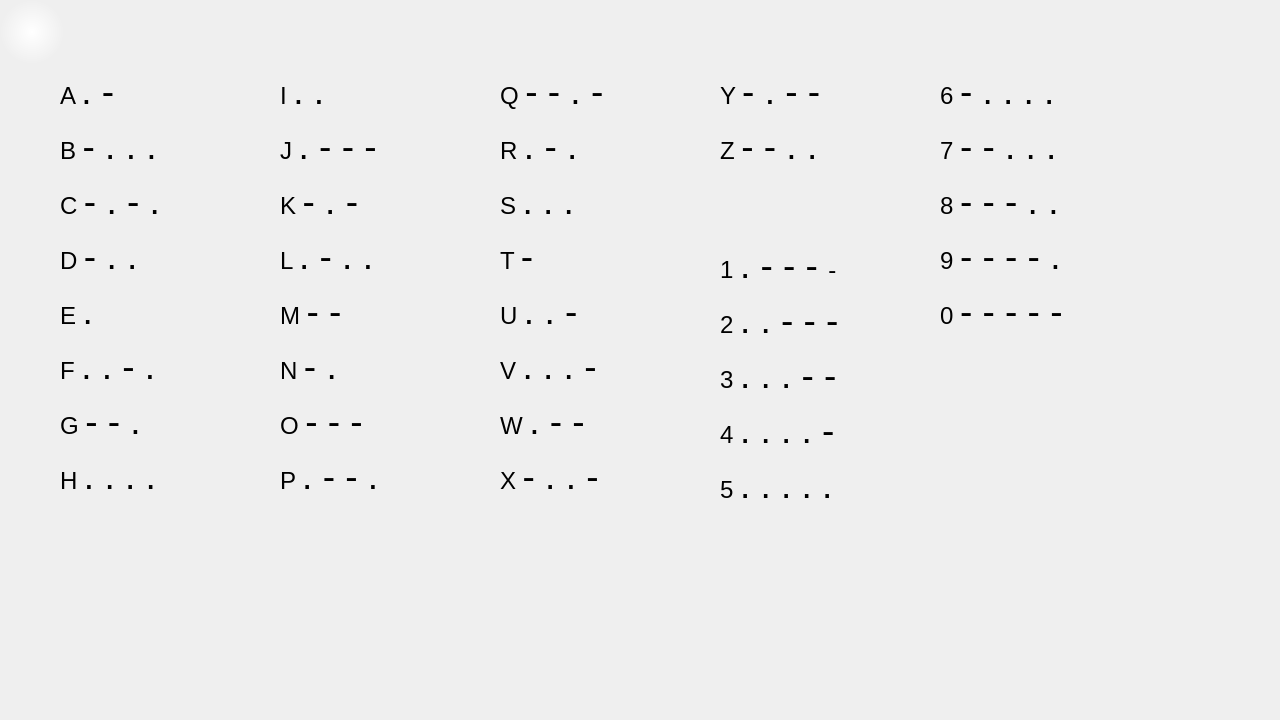
<?xml version="1.0" encoding="UTF-8"?>
<ui version="4.0">
 <class>referencewindow</class>
 <widget class="QWidget" name="referencewindow">
  <property name="geometry">
   <rect>
    <x>0</x>
    <y>0</y>
    <width>1280</width>
    <height>720</height>
   </rect>
  </property>
  <property name="windowTitle">
   <string>Form</string>
  </property>
  <widget class="QPushButton" name="backButton">
   <property name="geometry">
    <rect>
     <x>0</x>
     <y>0</y>
     <width>64</width>
     <height>64</height>
    </rect>
   </property>
   <property name="cursor">
    <cursorShape>PointingHandCursor</cursorShape>
   </property>
   <property name="styleSheet">
    <string notr="true">border: none;
background-color: transparent;
background: qradialgradient(spread:pad, cx:0.5, cy:0.5, radius:0.5, fx:0.5, fy:0.5, stop:0 rgba(255, 255, 255, 255), stop:1 rgba(255, 255, 255, 0));</string>
   </property>
   <property name="text">
    <string/>
   </property>
  </widget>
  <widget class="QLabel" name="alphabetList">
   <property name="geometry">
    <rect>
     <x>60</x>
     <y>70</y>
     <width>141</width>
     <height>621</height>
    </rect>
   </property>
   <property name="font">
    <font>
     <pointsize>15</pointsize>
    </font>
   </property>
   <property name="styleSheet">
    <string notr="true">color: black;</string>
   </property>
   <property name="lineWidth">
    <number>0</number>
   </property>
   <property name="text">
    <string>&lt;html&gt;&lt;head/&gt;&lt;body&gt;&lt;p&gt;&lt;span style=&quot; font-size:18pt;&quot;&gt;A &lt;/span&gt;&lt;span style=&quot; font-size:28pt;&quot;&gt;. -&lt;/span&gt;&lt;/p&gt;&lt;p&gt;&lt;span style=&quot; font-size:18pt;&quot;&gt;B &lt;/span&gt;&lt;span style=&quot; font-size:28pt;&quot;&gt;- . . .&lt;/span&gt;&lt;/p&gt;&lt;p&gt;&lt;span style=&quot; font-size:18pt;&quot;&gt;C &lt;/span&gt;&lt;span style=&quot; font-size:28pt;&quot;&gt;- . - .&lt;/span&gt;&lt;/p&gt;&lt;p&gt;&lt;span style=&quot; font-size:18pt;&quot;&gt;D &lt;/span&gt;&lt;span style=&quot; font-size:28pt;&quot;&gt;- . .&lt;/span&gt;&lt;/p&gt;&lt;p&gt;&lt;span style=&quot; font-size:18pt;&quot;&gt;E &lt;/span&gt;&lt;span style=&quot; font-size:28pt;&quot;&gt;.&lt;/span&gt;&lt;/p&gt;&lt;p&gt;&lt;span style=&quot; font-size:18pt;&quot;&gt;F &lt;/span&gt;&lt;span style=&quot; font-size:28pt;&quot;&gt;. . - .&lt;/span&gt;&lt;/p&gt;&lt;p&gt;&lt;span style=&quot; font-size:18pt;&quot;&gt;G &lt;/span&gt;&lt;span style=&quot; font-size:28pt;&quot;&gt;- - .&lt;/span&gt;&lt;/p&gt;&lt;p&gt;&lt;span style=&quot; font-size:18pt;&quot;&gt;H &lt;/span&gt;&lt;span style=&quot; font-size:28pt;&quot;&gt;. . . .&lt;/span&gt;&lt;/p&gt;&lt;/body&gt;&lt;/html&gt;</string>
   </property>
   <property name="alignment">
    <set>Qt::AlignmentFlag::AlignLeading|Qt::AlignmentFlag::AlignLeft|Qt::AlignmentFlag::AlignTop</set>
   </property>
  </widget>
  <widget class="QLabel" name="alphabetList2">
   <property name="geometry">
    <rect>
     <x>280</x>
     <y>70</y>
     <width>141</width>
     <height>621</height>
    </rect>
   </property>
   <property name="font">
    <font>
     <pointsize>15</pointsize>
    </font>
   </property>
   <property name="styleSheet">
    <string notr="true">color: black;</string>
   </property>
   <property name="lineWidth">
    <number>0</number>
   </property>
   <property name="text">
    <string>&lt;html&gt;&lt;head/&gt;&lt;body&gt;&lt;p&gt;&lt;span style=&quot; font-size:18pt;&quot;&gt;I &lt;/span&gt;&lt;span style=&quot; font-size:28pt;&quot;&gt;. .&lt;/span&gt;&lt;/p&gt;&lt;p&gt;&lt;span style=&quot; font-size:18pt;&quot;&gt;J &lt;/span&gt;&lt;span style=&quot; font-size:28pt;&quot;&gt;. - - -&lt;/span&gt;&lt;/p&gt;&lt;p&gt;&lt;span style=&quot; font-size:18pt;&quot;&gt;K &lt;/span&gt;&lt;span style=&quot; font-size:28pt;&quot;&gt;- . -&lt;/span&gt;&lt;/p&gt;&lt;p&gt;&lt;span style=&quot; font-size:18pt;&quot;&gt;L &lt;/span&gt;&lt;span style=&quot; font-size:28pt;&quot;&gt;. - . .&lt;/span&gt;&lt;/p&gt;&lt;p&gt;&lt;span style=&quot; font-size:18pt;&quot;&gt;M &lt;/span&gt;&lt;span style=&quot; font-size:28pt;&quot;&gt;- -&lt;/span&gt;&lt;/p&gt;&lt;p&gt;&lt;span style=&quot; font-size:18pt;&quot;&gt;N &lt;/span&gt;&lt;span style=&quot; font-size:28pt;&quot;&gt;- .&lt;/span&gt;&lt;/p&gt;&lt;p&gt;&lt;span style=&quot; font-size:18pt;&quot;&gt;O &lt;/span&gt;&lt;span style=&quot; font-size:28pt;&quot;&gt;- - -&lt;/span&gt;&lt;/p&gt;&lt;p&gt;&lt;span style=&quot; font-size:18pt;&quot;&gt;P &lt;/span&gt;&lt;span style=&quot; font-size:28pt;&quot;&gt;. - - .&lt;/span&gt;&lt;/p&gt;&lt;/body&gt;&lt;/html&gt;</string>
   </property>
   <property name="alignment">
    <set>Qt::AlignmentFlag::AlignLeading|Qt::AlignmentFlag::AlignLeft|Qt::AlignmentFlag::AlignTop</set>
   </property>
  </widget>
  <widget class="QLabel" name="alphabetList3">
   <property name="geometry">
    <rect>
     <x>500</x>
     <y>70</y>
     <width>141</width>
     <height>621</height>
    </rect>
   </property>
   <property name="font">
    <font>
     <pointsize>15</pointsize>
    </font>
   </property>
   <property name="styleSheet">
    <string notr="true">color: black;</string>
   </property>
   <property name="lineWidth">
    <number>0</number>
   </property>
   <property name="text">
    <string>&lt;html&gt;&lt;head/&gt;&lt;body&gt;&lt;p&gt;&lt;span style=&quot; font-size:18pt;&quot;&gt;Q &lt;/span&gt;&lt;span style=&quot; font-size:28pt;&quot;&gt;- - . -&lt;/span&gt;&lt;/p&gt;&lt;p&gt;&lt;span style=&quot; font-size:18pt;&quot;&gt;R &lt;/span&gt;&lt;span style=&quot; font-size:28pt;&quot;&gt;. - .&lt;/span&gt;&lt;/p&gt;&lt;p&gt;&lt;span style=&quot; font-size:18pt;&quot;&gt;S &lt;/span&gt;&lt;span style=&quot; font-size:28pt;&quot;&gt;. . .&lt;/span&gt;&lt;/p&gt;&lt;p&gt;&lt;span style=&quot; font-size:18pt;&quot;&gt;T &lt;/span&gt;&lt;span style=&quot; font-size:28pt;&quot;&gt;-&lt;/span&gt;&lt;/p&gt;&lt;p&gt;&lt;span style=&quot; font-size:18pt;&quot;&gt;U &lt;/span&gt;&lt;span style=&quot; font-size:28pt;&quot;&gt;. . -&lt;/span&gt;&lt;/p&gt;&lt;p&gt;&lt;span style=&quot; font-size:18pt;&quot;&gt;V &lt;/span&gt;&lt;span style=&quot; font-size:28pt;&quot;&gt;. . . -&lt;/span&gt;&lt;/p&gt;&lt;p&gt;&lt;span style=&quot; font-size:18pt;&quot;&gt;W &lt;/span&gt;&lt;span style=&quot; font-size:28pt;&quot;&gt;. - -&lt;/span&gt;&lt;/p&gt;&lt;p&gt;&lt;span style=&quot; font-size:18pt;&quot;&gt;X &lt;/span&gt;&lt;span style=&quot; font-size:28pt;&quot;&gt;- . . -&lt;/span&gt;&lt;/p&gt;&lt;/body&gt;&lt;/html&gt;</string>
   </property>
   <property name="alignment">
    <set>Qt::AlignmentFlag::AlignLeading|Qt::AlignmentFlag::AlignLeft|Qt::AlignmentFlag::AlignTop</set>
   </property>
  </widget>
  <widget class="QLabel" name="alphabetList4">
   <property name="geometry">
    <rect>
     <x>720</x>
     <y>70</y>
     <width>141</width>
     <height>621</height>
    </rect>
   </property>
   <property name="font">
    <font>
     <pointsize>15</pointsize>
    </font>
   </property>
   <property name="styleSheet">
    <string notr="true">color: black;</string>
   </property>
   <property name="lineWidth">
    <number>0</number>
   </property>
   <property name="text">
    <string>&lt;html&gt;&lt;head/&gt;&lt;body&gt;&lt;p&gt;&lt;span style=&quot; font-size:18pt;&quot;&gt;Y &lt;/span&gt;&lt;span style=&quot; font-size:28pt;&quot;&gt;- . - -&lt;/span&gt;&lt;/p&gt;&lt;p&gt;&lt;span style=&quot; font-size:18pt;&quot;&gt;Z &lt;/span&gt;&lt;span style=&quot; font-size:28pt;&quot;&gt;- - . .&lt;/span&gt;&lt;/p&gt;&lt;p&gt;&lt;span style=&quot; font-size:18pt;&quot;&gt;&lt;br/&gt;&lt;/span&gt;&lt;/p&gt;&lt;p&gt;&lt;span style=&quot; font-size:18pt;&quot;&gt;1 &lt;/span&gt;&lt;span style=&quot; font-size:28pt;&quot;&gt;. - - - &lt;/span&gt;&lt;span style=&quot; font-size:18pt;&quot;&gt;-&lt;/span&gt;&lt;/p&gt;&lt;p&gt;&lt;span style=&quot; font-size:18pt;&quot;&gt;2 &lt;/span&gt;&lt;span style=&quot; font-size:28pt;&quot;&gt;. . - - -&lt;/span&gt;&lt;/p&gt;&lt;p&gt;&lt;span style=&quot; font-size:18pt;&quot;&gt;3 &lt;/span&gt;&lt;span style=&quot; font-size:28pt;&quot;&gt;. . . - -&lt;/span&gt;&lt;/p&gt;&lt;p&gt;&lt;span style=&quot; font-size:18pt;&quot;&gt;4 &lt;/span&gt;&lt;span style=&quot; font-size:28pt;&quot;&gt;. . . . -&lt;/span&gt;&lt;/p&gt;&lt;p&gt;&lt;span style=&quot; font-size:18pt;&quot;&gt;5 &lt;/span&gt;&lt;span style=&quot; font-size:28pt;&quot;&gt;. . . . .&lt;/span&gt;&lt;/p&gt;&lt;/body&gt;&lt;/html&gt;</string>
   </property>
   <property name="alignment">
    <set>Qt::AlignmentFlag::AlignLeading|Qt::AlignmentFlag::AlignLeft|Qt::AlignmentFlag::AlignTop</set>
   </property>
  </widget>
  <widget class="QLabel" name="alphabetList5">
   <property name="geometry">
    <rect>
     <x>940</x>
     <y>70</y>
     <width>141</width>
     <height>621</height>
    </rect>
   </property>
   <property name="font">
    <font>
     <pointsize>15</pointsize>
    </font>
   </property>
   <property name="styleSheet">
    <string notr="true">color: black;</string>
   </property>
   <property name="lineWidth">
    <number>0</number>
   </property>
   <property name="text">
    <string>&lt;html&gt;&lt;head/&gt;&lt;body&gt;&lt;p&gt;&lt;span style=&quot; font-size:18pt;&quot;&gt;6 &lt;/span&gt;&lt;span style=&quot; font-size:28pt;&quot;&gt;- . . . .&lt;/span&gt;&lt;/p&gt;&lt;p&gt;&lt;span style=&quot; font-size:18pt;&quot;&gt;7 &lt;/span&gt;&lt;span style=&quot; font-size:28pt;&quot;&gt;- - . . .&lt;/span&gt;&lt;/p&gt;&lt;p&gt;&lt;span style=&quot; font-size:18pt;&quot;&gt;8 &lt;/span&gt;&lt;span style=&quot; font-size:28pt;&quot;&gt;- - - . .&lt;/span&gt;&lt;/p&gt;&lt;p&gt;&lt;span style=&quot; font-size:18pt;&quot;&gt;9 &lt;/span&gt;&lt;span style=&quot; font-size:28pt;&quot;&gt;- - - - .&lt;/span&gt;&lt;/p&gt;&lt;p&gt;&lt;span style=&quot; font-size:18pt;&quot;&gt;0 &lt;/span&gt;&lt;span style=&quot; font-size:28pt;&quot;&gt;- - - - -&lt;/span&gt;&lt;/p&gt;&lt;/body&gt;&lt;/html&gt;</string>
   </property>
   <property name="alignment">
    <set>Qt::AlignmentFlag::AlignLeading|Qt::AlignmentFlag::AlignLeft|Qt::AlignmentFlag::AlignTop</set>
   </property>
  </widget>
 </widget>
 <resources/>
 <connections/>
</ui>
